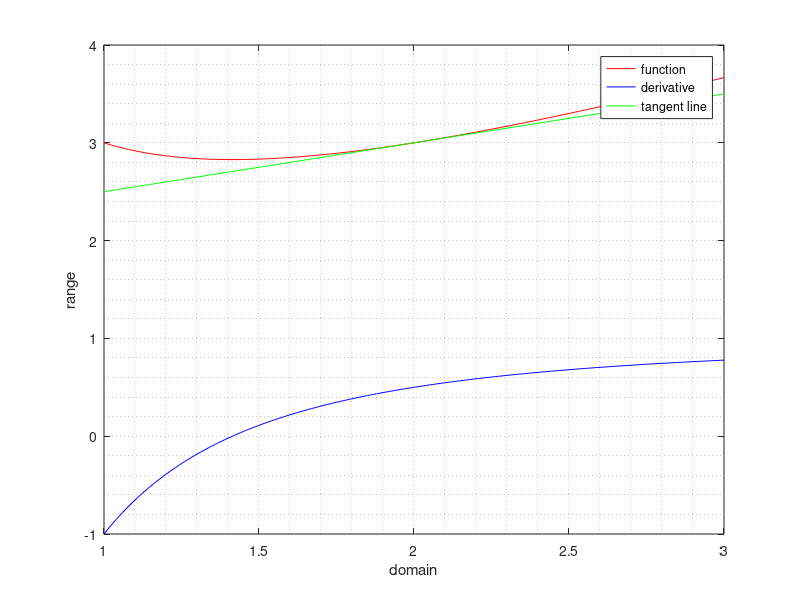

This figure's MATLAB source:
x = [1:.01:3];
y = x + 2 ./ x; % (2,3)
y2 = 1 - 2 .* x.^(-2);
y3 = 0.5 .* x + 2;

aux = figure();

plot(x, y, "r", x, y2, "b", x, y3, "g");
grid minor;
legend("function", "derivative", "tangent line");
xlabel("domain");
ylabel("range");

saveas(aux, "figure", "pdf");
